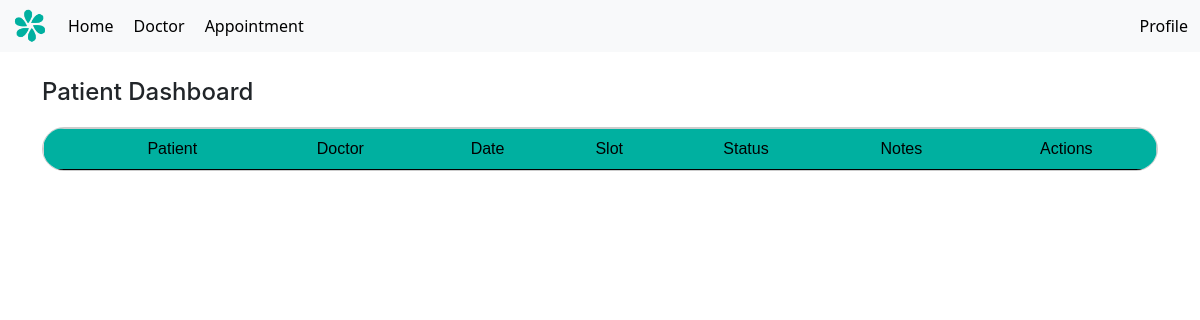
The page /home (signed in) on the database as committed earlier.
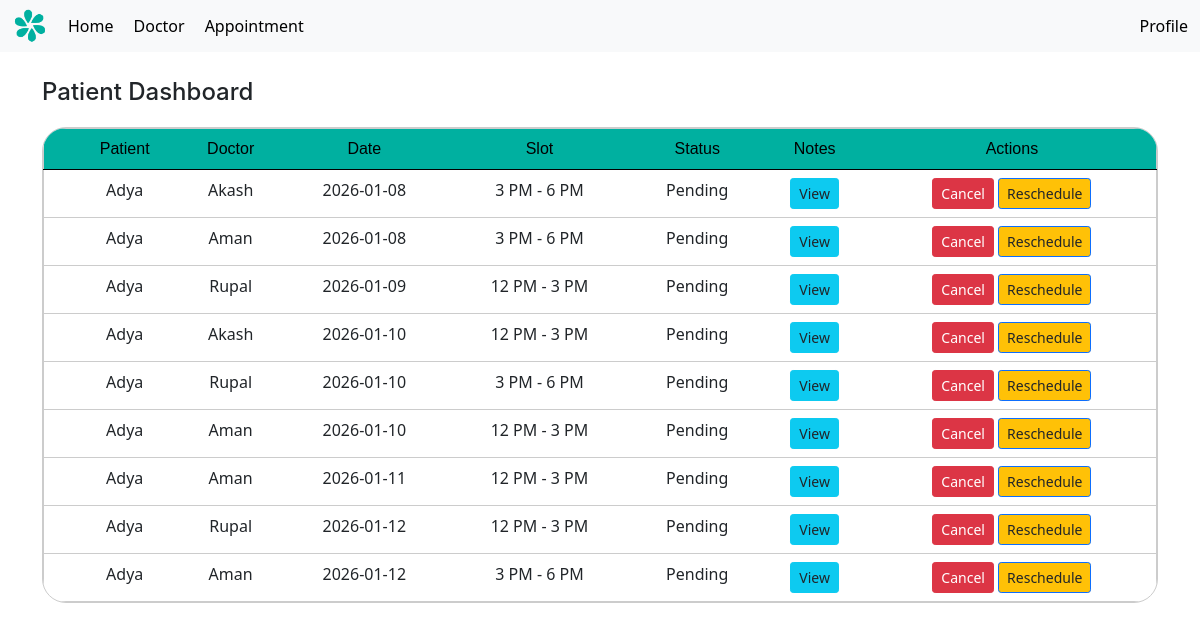
The same page on the database as committed later.
### models.py (models this page shows, shortened)
class appointment(db.Model):
    id = db.Column(db.Integer, primary_key=True)
    patient_id = db.Column(db.Integer, db.ForeignKey('patient.id'), nullable=False)
    doctor_id = db.Column(db.Integer, db.ForeignKey('doctor.id'), nullable=False)
    appointment_date = db.Column(db.Date, nullable=False)
    slot = db.Column(db.String(20), nullable=False)
    prescription = db.Column(db.Text, nullable=True)
    status = db.Column(db.Boolean, default=False)
    is_blocked = db.Column(db.Boolean, default=False)
    doctor = db.relationship('doctor', back_populates='appointments', lazy=True)
    patient = db.relationship('patient', back_populates='appointments', lazy=True)

class patient(UserMixin, db.Model):
    id = db.Column(db.Integer, primary_key=True)
    username = db.Column(db.String(100), unique=True, nullable=False)
    name = db.Column(db.String(100), nullable=False)
    age = db.Column(db.Integer, nullable=False)
    password = db.Column(db.String(200), nullable=False)
    appointments = db.relationship('appointment', back_populates='patient', lazy=True)
    is_admin = db.Column(db.Boolean, default=False)
    is_doctor = db.Column(db.Boolean, default=False)

class doctor(UserMixin, db.Model):
    id = db.Column(db.Integer, primary_key=True)
    username = db.Column(db.String(100), unique=True, nullable=False)
    password = db.Column(db.String(200), nullable=False)
    name = db.Column(db.String(100), nullable=False)
    specialization = db.Column(db.String(100), nullable=False)
    availability = db.Column(db.Date, nullable=True)
    timeSlots = db.relationship('timeSlot', back_populates='doctor', lazy=True)
    appointments = db.relationship('appointment', back_populates='doctor', lazy=True)
    is_admin = db.Column(db.Boolean, default=False)
    is_doctor = db.Column(db.Boolean, default=True)

### app.py (the view, shortened to what this page needs)
@app.route('/home')
def home():
    if not current_user.is_authenticated:
        return redirect(url_for('login'))
    today = date.today()
    next_week = today + timedelta(days=7)
    base_filter = (
        appointment.appointment_date >= today,
        appointment.appointment_date <= next_week
    )
    if current_user.is_admin:
        appts = appointment.query.filter(
            *base_filter,
            appointment.is_blocked == False,
            appointment.patient_id != 0
        ).order_by(
            appointment.appointment_date.asc()
        ).all()
        return render_template('home_da.html', appointments=appts)
    else:
        appts = appointment.query.filter(
            appointment.patient_id == current_user.id,
            *base_filter,
            appointment.is_blocked == False,
            appointment.patient_id != 0
        ).order_by(
            appointment.appointment_date.asc()
        ).all()
        return render_template('home_p.html', appointments=appts)

### app.py (called while the page is built)
@login_manager.user_loader
def load_user(user_id):
    user_type = session.get("user_type")
    if user_type == "doctor":
        return doctor.query.get(int(user_id))
    return patient.query.get(int(user_id))

@app.context_processor
def inject_user():
    return dict(current_user=current_user, request = request)

### templates/home_p.html (shortened to what this page needs)
{% extends 'layout.html' %}
{% block content %}
<h1 style="margin-bottom: 20px;">Patient Dashboard</h1>
<div style=" border: 1px solid #ccc; border-radius: 24px; width: 100%; overflow: clip;">
<table class="table" style="text-align: center; padding: 20px; border: 1px solid #ccc; margin-bottom: 0px;">
  <thead class="thead-darky">
    <tr>
        <th scope="col"></th>
        <th scope="col">Patient</th>
        <th scope="col">Doctor</th>
        <th scope="col">Date</th>
        <th scope="col">Slot</th>
        <th scope="col">Status</th>
        <th scope="col">Notes</th>
        <th scope="col">Actions</th>
    </tr>
  </thead>
  <tbody>
        {% for a in appointments %}
        <tr class="table-row-link">
            <th scope="row"></th>
            <td><a href="{{ url_for('patient_profile', patient_id=a.patient.id) }}">{{ a.patient.name }}</a></td>
            <td><a href="{{ url_for('doctor_profile', doctor_id=a.doctor.id) }}">{{ a.doctor.name }}</a></td>
            <td>{{ a.appointment_date }}</td>
            <td>{{ a.slot }}</td>
            <td>{% if a.status %}
        <div class="text-success fw-bold">Complete</div>
    {% else %}
        <div>Pending</div>
    {% endif %}</td>
            <td>
              <a href="{{ url_for('view_notes', appt_id=a.id) }}" class="btn btn-info btn-sm">
                  View
              </a>
            </td>
            <td>
                {% if (current_user.id == a.patient_id and not a.status) and (not current_user.is_doctor and not current_user.is_admin) %}
                    <form action="{{ url_for('cancel_appointment', appt_id=a.id) }}" method="POST" style="display:inline;">
                        <button class="btn btn-sm btn-danger">Cancel</button>
                    </form>
                {% endif %}
                {% if (current_user.id == a.patient_id and not a.status) and (not current_user.is_doctor and not current_user.is_admin) %}
                    <a href="{{ url_for('reschedule', appt_id=a.id) }}"
                      class="btn btn-sm btn-primary" style="background-color: #ffc107;">
                      Reschedule
                    </a>
                {% endif %}
            </td>
        </tr>
      {% endfor %}
  </tbody>
</table>
</div>
{% endblock %}

Rows that differ between the two databases and show on the page:
added appointment: patient.name "Adya", doctor.name "Akash", appointment_date "2026-01-08", slot "3 PM - 6 PM", status "Pending"
added appointment: patient.name "Adya", doctor.name "Aman", appointment_date "2026-01-08", slot "3 PM - 6 PM", status "Pending"
added appointment: patient.name "Adya", doctor.name "Rupal", appointment_date "2026-01-09", slot "12 PM - 3 PM", status "Pending"
added appointment: patient.name "Adya", doctor.name "Akash", appointment_date "2026-01-10", slot "12 PM - 3 PM", status "Pending"
added appointment: patient.name "Adya", doctor.name "Rupal", appointment_date "2026-01-10", slot "3 PM - 6 PM", status "Pending"
added appointment: patient.name "Adya", doctor.name "Aman", appointment_date "2026-01-10", slot "12 PM - 3 PM", status "Pending"
added appointment: patient.name "Adya", doctor.name "Aman", appointment_date "2026-01-11", slot "12 PM - 3 PM", status "Pending"
added appointment: patient.name "Adya", doctor.name "Rupal", appointment_date "2026-01-12", slot "12 PM - 3 PM", status "Pending"
added appointment: patient.name "Adya", doctor.name "Aman", appointment_date "2026-01-12", slot "3 PM - 6 PM", status "Pending"
